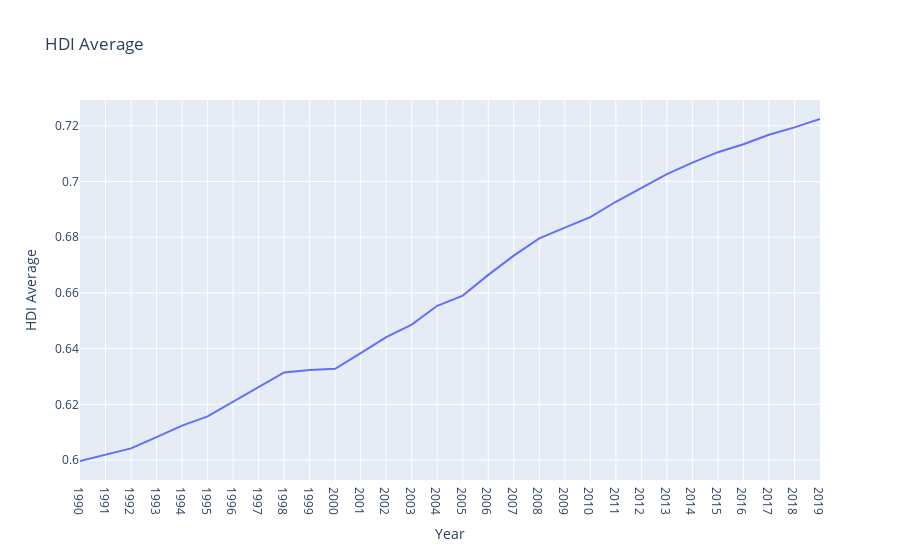

Here is the notebook cell this chart was saved with:
### Code cell
hdi_average_plot

### Figure 1 — Plotly figure (JSON) as saved in the notebook; plotly's stock layout.template omitted (floating-point values rounded to 4 significant figures)
{"data": [{"hovertemplate": "Year=%{x}<br>HDI Average=%{y}<extra></extra>", "legendgroup": "", "line": {"color": "#636efa", "dash": "solid"}, "marker": {"symbol": "circle"}, "mode": "lines", "name": "", "orientation": "v", "showlegend": false, "type": "scatter", "x": ["1990", "1991", "1992", "1993", "1994", "1995", "1996", "1997", "1998", "1999", "2000", "2001", "2002", "2003", "2004", "2005", "2006", "2007", "2008", "2009", "2010", "2011", "2012", "2013", "2014", "2015", "2016", "2017", "2018", "2019"], "xaxis": "x", "y": [0.5997, 0.6019, 0.6042, 0.6082, 0.6123, 0.6157, 0.621, 0.6262, 0.6314, 0.6323, 0.6328, 0.6384, 0.6441, 0.6486, 0.6554, 0.659, 0.6665, 0.6734, 0.6796, 0.6834, 0.6872, 0.6927, 0.6977, 0.7026, 0.7068, 0.7105, 0.7134, 0.7168, 0.7194, 0.7224], "yaxis": "y"}], "layout": {"legend": {"tracegroupgap": 0}, "title": {"text": "HDI Average"}, "xaxis": {"anchor": "y", "domain": [0, 1], "title": {"text": "Year"}}, "yaxis": {"anchor": "x", "domain": [0, 1], "title": {"text": "HDI Average"}}}}
